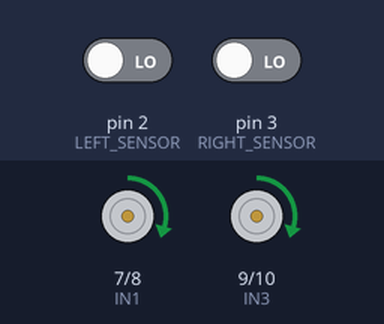
This sketch was run on a simulated Arduino Uno, built with avr-gcc and run on an emulated ATmega328P. On the bench: motor-driver pin pairs drawn as motors (green arrow = first pin HIGH = forward, orange = second pin HIGH = backward, longer = more drive, scaled by the enable pin). Inputs (shaded band) come from the test bench; at power-on: pin 2 (LEFT_SENSOR) LOW, pin 3 (RIGHT_SENSOR) LOW.

Above: at 2.0 s.
2.1 s: pin 2 (LEFT_SENSOR) driven HIGH
At 3.0 s:
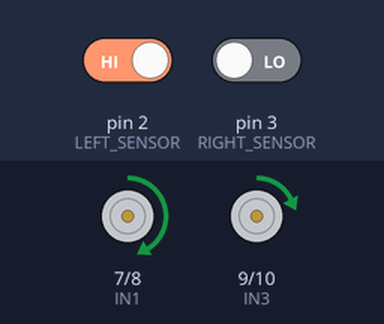
3.6 s: pin 3 (RIGHT_SENSOR) driven HIGH
At 4.1 s:
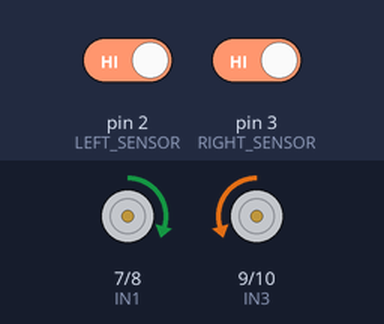
5.1 s: pin 2 (LEFT_SENSOR) driven LOW
At 6.3 s:
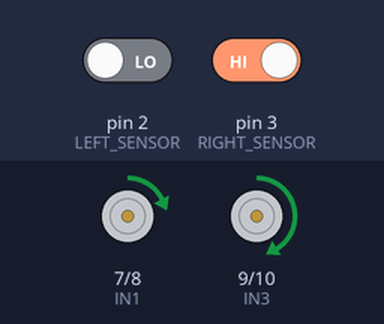
6.6 s: pin 2 (LEFT_SENSOR) driven HIGH
At 7.6 s:
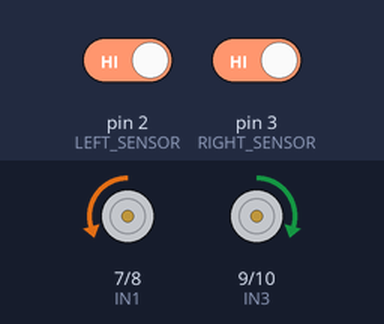
8.1 s: pin 3 (RIGHT_SENSOR) driven LOW
At 8.7 s:
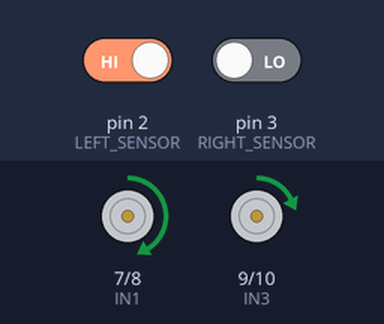
Timing chart, 0 to 10.6 s (numbered marks = the images above; inputs shaded):
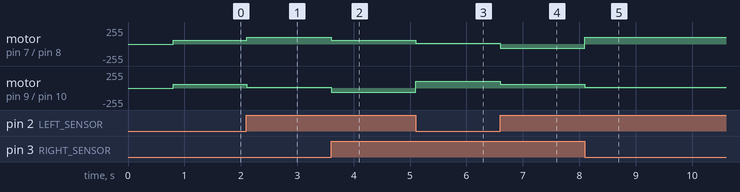

Measured:
- after the input at 2.1 s, motor on pin 7 (IN1) / pin 8 (IN2): forward 60/255 → forward 105/255 at once; motor on pin 9 (IN3) / pin 10 (IN4): forward 60/255 → forward 15/255 at once
- after the input at 3.6 s, motor on pin 7 (IN1) / pin 8 (IN2): forward 105/255 → forward 60/255 at once; motor on pin 9 (IN3) / pin 10 (IN4): forward 15/255 → backward 60/255 at once
- after the input at 5.1 s, motor on pin 7 (IN1) / pin 8 (IN2): forward 60/255 → forward 15/255 at once; motor on pin 9 (IN3) / pin 10 (IN4): backward 60/255 → forward 105/255 at once
- after the input at 6.6 s, motor on pin 7 (IN1) / pin 8 (IN2): forward 15/255 → backward 60/255 at once; motor on pin 9 (IN3) / pin 10 (IN4): forward 105/255 → forward 60/255 at once
- after the input at 8.1 s, motor on pin 7 (IN1) / pin 8 (IN2): backward 60/255 → forward 105/255 at once; motor on pin 9 (IN3) / pin 10 (IN4): forward 60/255 → forward 15/255 at once

The sketch:

Lfr_code.ino
```cpp
// ======================================================
//              2-SENSOR LINE FOLLOWER
//          Arduino UNO / Arduino NANO
//                 L298N DRIVER
// ======================================================
//
// IR SENSOR:
// Left  IR OUT  -> D2
// Right IR OUT  -> D3
//
// L298N:
// ENA -> D5
// IN1 -> D7
// IN2 -> D8
// IN3 -> D9
// IN4 -> D10
// ENB -> D6
//
// IR VCC -> Arduino 5V
// IR GND -> Arduino GND
// L298N GND -> Arduino GND
//
// ======================================================


// ---------------- IR SENSORS ----------------

#define LEFT_SENSOR   2
#define RIGHT_SENSOR  3


// ---------------- L298N ----------------

#define ENA 5
#define IN1 7
#define IN2 8

#define IN3 9
#define IN4 10
#define ENB 6


// ======================================================
//                 SENSOR CONFIGURATION
// ======================================================

// Most IR line sensors:
// LOW  = BLACK line
// HIGH = WHITE surface

#define LINE_DETECTED LOW


// ======================================================
//                  SPEED SETTINGS
// ======================================================

// Start with these values.
// Tune them according to your motors and arena.

int baseSpeed = 60;

int correction = 45;

int turnSpeed = 60;


// ======================================================
//             LAST DIRECTION MEMORY
// ======================================================

// -1 = last saw line on LEFT
//  1 = last saw line on RIGHT
//  0 = straight

int lastDirection = 0;


// ======================================================
//                       SETUP
// ======================================================

void setup() {

  // IR sensors
  pinMode(LEFT_SENSOR, INPUT);
  pinMode(RIGHT_SENSOR, INPUT);


  // L298N
  pinMode(ENA, OUTPUT);

  pinMode(IN1, OUTPUT);
  pinMode(IN2, OUTPUT);

  pinMode(IN3, OUTPUT);
  pinMode(IN4, OUTPUT);

  pinMode(ENB, OUTPUT);


  // Initially stop
  stopMotors();

  delay(800);
}


// ======================================================
//                  LEFT MOTOR FORWARD
// ======================================================

void leftForward(int speed) {

  digitalWrite(IN1, HIGH);
  digitalWrite(IN2, LOW);

  analogWrite(ENA, constrain(speed, 0, 255));
}


// ======================================================
//                 RIGHT MOTOR FORWARD
// ======================================================

void rightForward(int speed) {

  digitalWrite(IN3, HIGH);
  digitalWrite(IN4, LOW);

  analogWrite(ENB, constrain(speed, 0, 255));
}


// ======================================================
//                      STOP
// ======================================================

void stopMotors() {

  analogWrite(ENA, 0);
  analogWrite(ENB, 0);

  digitalWrite(IN1, LOW);
  digitalWrite(IN2, LOW);

  digitalWrite(IN3, LOW);
  digitalWrite(IN4, LOW);
}


// ======================================================
//                  HARD LEFT
// ======================================================

void hardLeft() {

  // Left motor backward
  digitalWrite(IN1, LOW);
  digitalWrite(IN2, HIGH);

  // Right motor forward
  digitalWrite(IN3, HIGH);
  digitalWrite(IN4, LOW);

  analogWrite(ENA, turnSpeed);
  analogWrite(ENB, turnSpeed);
}


// ======================================================
//                  HARD RIGHT
// ======================================================

void hardRight() {

  // Left motor forward
  digitalWrite(IN1, HIGH);
  digitalWrite(IN2, LOW);

  // Right motor backward
  digitalWrite(IN3, LOW);
  digitalWrite(IN4, HIGH);

  analogWrite(ENA, turnSpeed);
  analogWrite(ENB, turnSpeed);
}


// ======================================================
//                 LINE FOLLOWING
// ======================================================

void loop() {

  int leftState  = digitalRead(LEFT_SENSOR);
  int rightState = digitalRead(RIGHT_SENSOR);


  // ==================================================
  // CASE 1
  // BOTH ON WHITE
  //
  // Robot has probably LOST the line
  // ==================================================

  if (leftState != LINE_DETECTED &&
      rightState != LINE_DETECTED) {


    // Last line was towards LEFT
    if (lastDirection == -1) {

      hardLeft();
    }


    // Last line was towards RIGHT
    else if (lastDirection == 1) {

      hardRight();
    }


    // No previous direction
    else {

      leftForward(baseSpeed);
      rightForward(baseSpeed);
    }
  }


  // ==================================================
  // CASE 2
  // LEFT SENSOR ON BLACK
  // RIGHT SENSOR ON WHITE
  //
  // Move LEFT
  // ==================================================

  else if (leftState == LINE_DETECTED &&
           rightState != LINE_DETECTED) {


    // Slow left motor
    // Speed up right motor

    leftForward(baseSpeed - correction);
    rightForward(baseSpeed + correction);

    lastDirection = -1;
  }


  // ==================================================
  // CASE 3
  // RIGHT SENSOR ON BLACK
  // LEFT SENSOR ON WHITE
  //
  // Move RIGHT
  // ==================================================

  else if (leftState != LINE_DETECTED &&
           rightState == LINE_DETECTED) {


    // Speed up left motor
    // Slow right motor

    leftForward(baseSpeed + correction);
    rightForward(baseSpeed - correction);

    lastDirection = 1;
  }


  // ==================================================
  // CASE 4
  // BOTH ON BLACK
  //
  // Usually:
  // - straight line
  // - intersection
  // - thick line
  // ==================================================

  else {

    leftForward(baseSpeed);
    rightForward(baseSpeed);

    lastDirection = 0;
  }


  // Very small delay for stable response
  delay(2);
}
```
